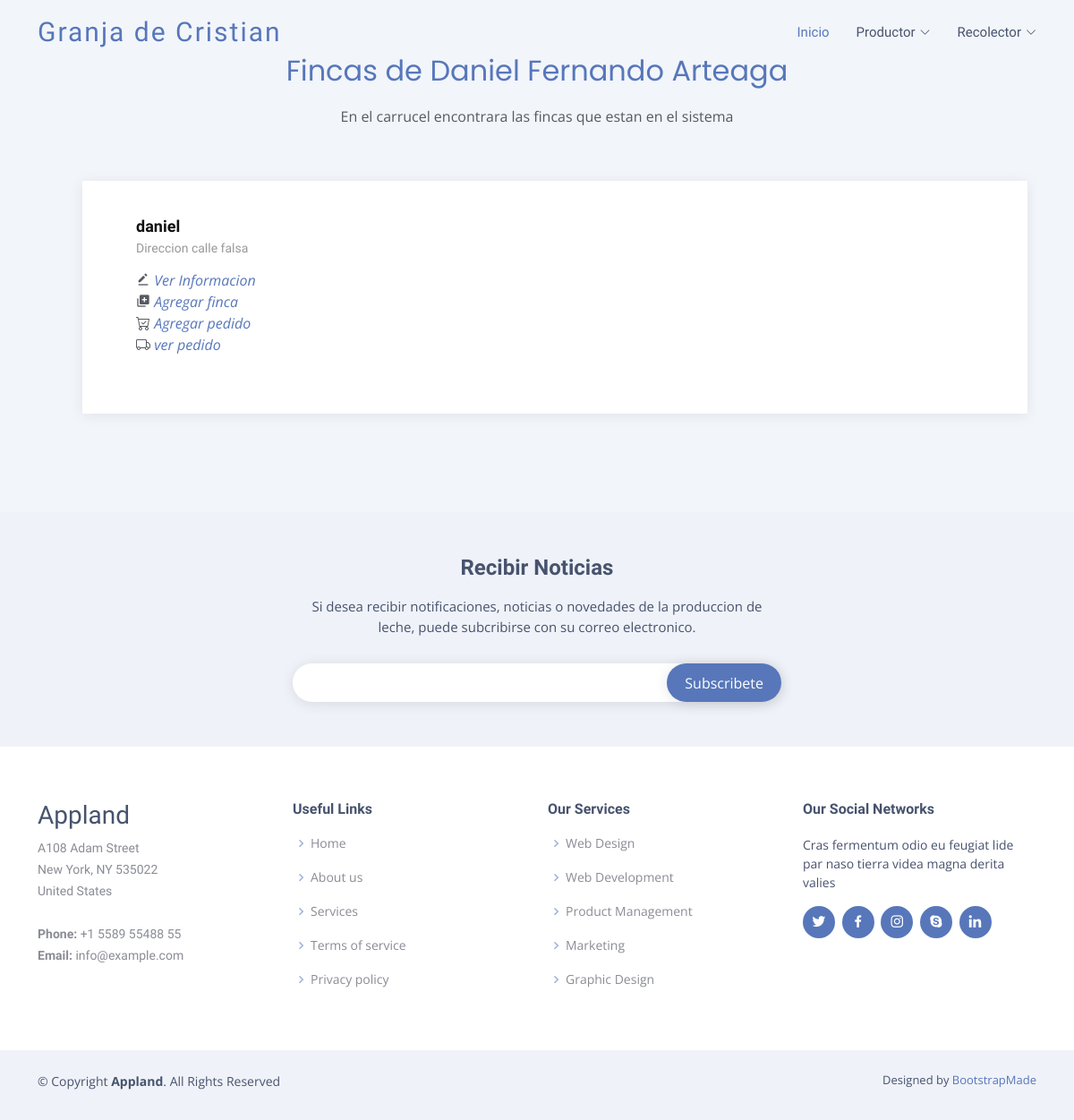
The app's page /finca/2 with its own data.
### productor/models.py (models this page shows, shortened)
class Productor(models.Model):
    cedula = models.CharField(max_length=40, unique=True, verbose_name='Cedula')
    nombres = models.CharField(max_length=150, verbose_name='Nombres')
    apellidos = models.CharField(max_length=150, verbose_name='Apellidos')
    direccion = models.CharField(max_length=150, verbose_name='Direccion')
    fNacimiento = models.DateField(null=True, blank=True, verbose_name="Fecha de cumpleaños")
    telefono = models.CharField(max_length=10, null=True, blank=True, verbose_name="Teléfono")
    create_at = models.DateTimeField(auto_now_add=True, verbose_name='Creado')
    update_at = models.DateTimeField(auto_now=True, verbose_name='Editado')
    class Meta:
        verbose_name = 'Productor'
        verbose_name_plural = 'Productores'

### finca/models.py (models this page shows, shortened)
class Finca(models.Model):
    nombre = models.CharField(max_length=150, verbose_name='Nombre Finca')
    direccion = models.CharField(max_length=150, verbose_name='Direccion Finca')
    telefono = models.CharField(max_length=10, null=True, blank=True, verbose_name="Teléfono")
    productor = models.ForeignKey(Productor, null=True, blank=True, on_delete=models.CASCADE)
    create_at = models.DateTimeField(auto_now_add=True, verbose_name='Creado')
    update_at = models.DateTimeField(auto_now=True, verbose_name='Editado')
    class Meta:
        verbose_name = 'Finca'
        verbose_name_plural = 'Fincas'

### finca/views.py (the view)
# urls.py: path('<int:pk>', views.mostrar, name="fincas"),
def mostrar(request, pk):
    fincas = Finca.objects.filter(productor=pk)
    productor = Productor.objects.get(pk=pk)
    return render(request, 'finca/mostrar.html', {
        'title': 'Lista Fincas',
        'fincas': fincas,
        'productor': productor,
    })

### finca/templates/finca/mostrar.html (shortened to what this page needs)
{% extends 'layouts/layout.html' %}
{% block content %}
{% load static %}
<section id="testimonials" class="testimonials section-bg">
    <div class="container" data-aos="fade-up">
      <div class="section-title">
        <h2>Fincas de {{productor.nombres}} {{productor.apellidos}}</h2>
        <p>En el carrucel encontrara las fincas que estan en el sistema</p>
      </div>
      <div class="testimonials-slider swiper" data-aos="fade-up" data-aos-delay="100">
        <div class="swiper-wrapper">
            {% for finca in fincas %}
          <div class="swiper-slide">
            <div class="testimonial-item">
              <h3>{{finca.nombre}}</h3>
              <h4>Direccion {{finca.direccion}}</h4>
              <p>
                <i class='bx bxs-edit-alt' ></i> <a href="{% url 'verfinca' finca.pk %}" class="get-started-btn">Ver Informacion</a><br>
                <i class='bx bxs-add-to-queue'></i> <a href="{% url 'agregarfinca' productor.pk %}" class="get-started-btn">Agregar finca</a><br>
                <i class='bi bi-cart-check' ></i> <a href="{% url 'agregarrecoleccion' finca.pk %}" class="get-started-btn">Agregar pedido</a><br>
                <i class="bi bi-truck"></i> <a href="{% url 'verrecoleccion' finca.pk %}" class="get-started-btn">ver pedido</a>
              </p>
            </div>
        </div>
            {% endfor %}
        </div>
      </div>
    </div>
  </section>
  {% endblock%}

### mainapp/static/assets/css/style.css (style rules this page uses)
body { font-family: "Open Sans", sans-serif; color: #585a61; }
a { color: #5777ba; text-decoration: none; }
h1, h2, h3, h4, h5, h6 { font-family: "Raleway", sans-serif; }
section { padding: 60px 0; overflow: hidden; }
.section-bg { background-color: #f2f5fa; }
.section-title { text-align: center; padding-bottom: 30px; }
.section-title h2 { font-size: 32px; font-weight: 400; margin-bottom: 20px; padding-bottom: 0; color: #5777ba; font-family: "Poppins", sans-serif; }
.section-title p { margin-bottom: 0; }
.testimonials .testimonials-carousel, .testimonials .testimonials-slider { overflow: hidden; }
.testimonials .testimonial-item { box-sizing: content-box; padding: 30px 30px 30px 60px; margin: 30px 10px 30px 50px; min-height: 200px; box-shadow: 0px 2px 15px rgba(0, 0, 0, 0.08); position: relative; background: #fff; }
.testimonials .testimonial-item h3 { font-size: 18px; font-weight: bold; margin: 10px 0 5px 0; color: #111; }
.testimonials .testimonial-item h4 { font-size: 14px; color: #999; margin: 0; }
.testimonials .testimonial-item p { font-style: italic; margin: 15px auto 15px auto; }

### records on screen
Productor: nombres "Daniel Fernando", apellidos "Arteaga"
Finca: nombre "daniel", direccion "calle falsa"
